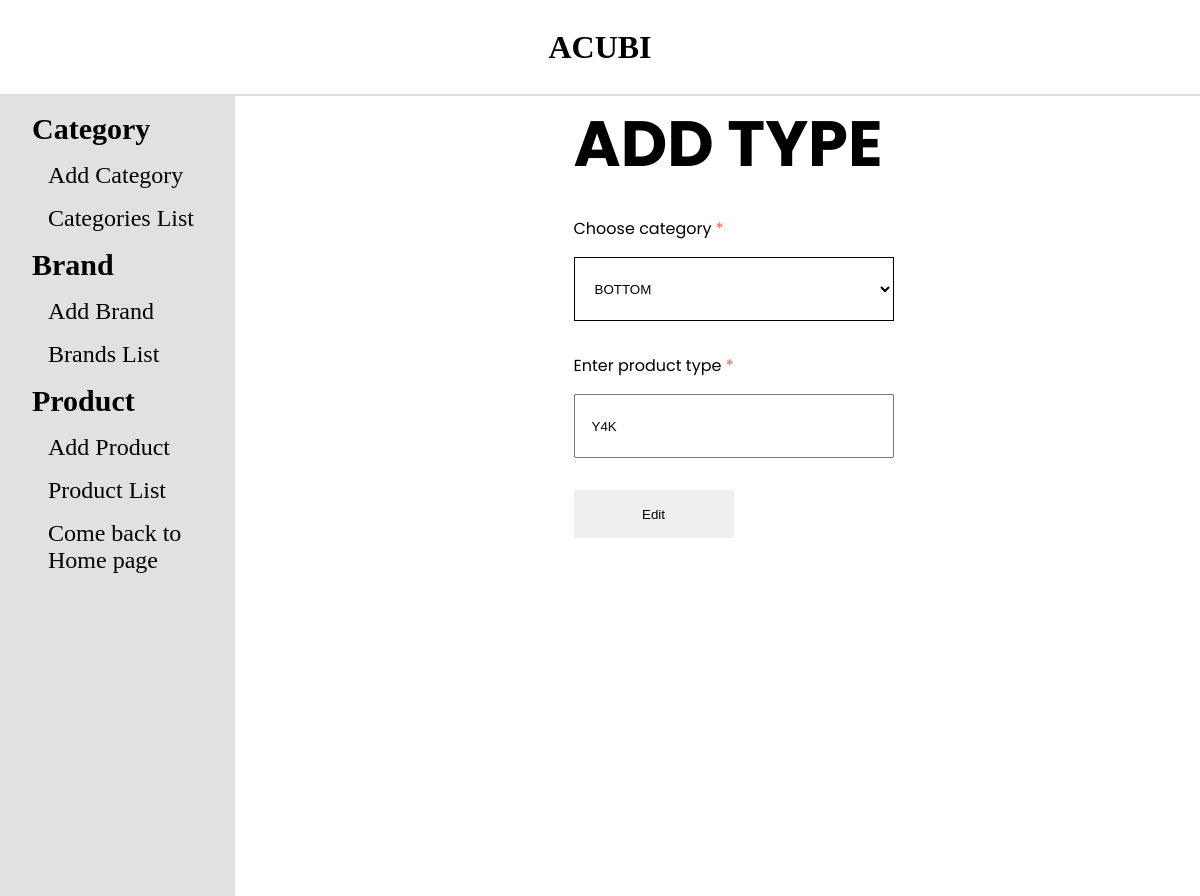
Page /admin/brandedit.php?brand_id=2 on the earlier database version.
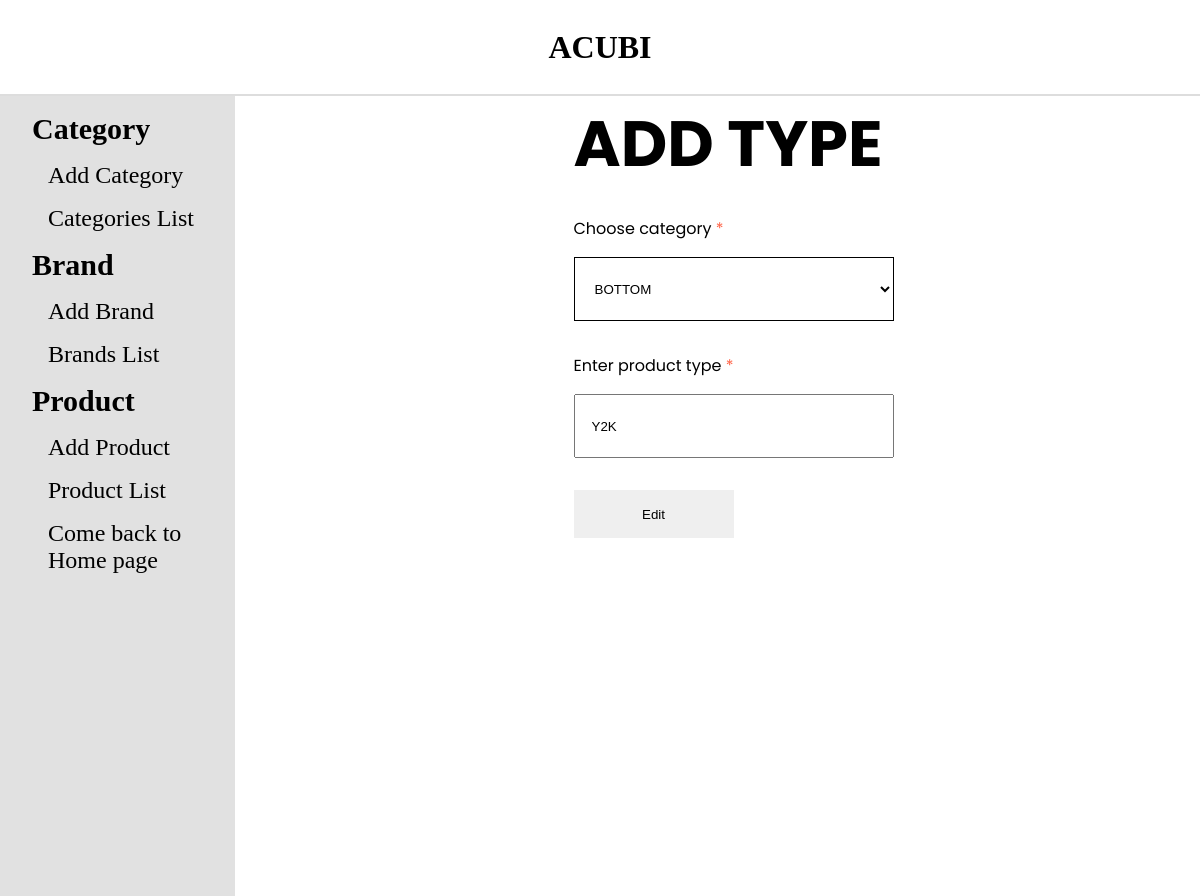
Same page on the later database version.
### tables this page shows
CREATE TABLE `tbl_brand` (
  `brand_id` int(11) NOT NULL,
  `category_id` int(11) NOT NULL,
  `brand_name` varchar(255) NOT NULL
);

### admin/database.php (called while the page is built, shortened)
<?php
class Database
{
    public $host = DB_HOST;
    public $user = DB_USER;
    public $pass = DB_PASS;
    public $dbname = DB_NAME;
    public $link;
    private function connectDB()
    {
        $this->link = new mysqli($this->host, $this->user, $this->pass, $this->dbname);
    }
    public function select($query)
    {
        $result = $this->link->query($query) or
            die($this->link->error . __LINE__);
        if ($result->num_rows > 0) {
            return $result;
        } else {
            return false;
        }
    }
}
?>

### admin/class/brand_class.php (called while the page is built, shortened)
<?php
    include "database.php"
?>
<?php
class Brand {
    private $db;
    public function __construct() {
        $this -> db = new Database();
    }
    public function showCategory() {
        $query = "SELECT * from tbl_category ORDER BY category_id";
        $result = $this -> db -> select($query);
        return $result;
    }
    public function getBrand($brandId) {
        $query = "SELECT * from tbl_brand    WHERE brand_id = '$brandId'";
        $result = $this -> db -> select($query);
        return $result;
    }
}
?>

### admin/brandedit.php (the view, shortened to what this page needs)
<?php
include "header.php";
include "sidebar.php";
include "class/brand_class.php"
?>
<?php
    $brand = new Brand;
    $brandId = $_GET['brand_id'];
    $getBrand = $brand -> getBrand($brandId);
    if ($getBrand) {
        $resultBrand = $getBrand -> fetch_assoc();
    }
?>
<div class="right">
  <div class="category-add">
    <h1>ADD TYPE</h1> <br>
    <form action="" method="POST">
      <label for="categoryId">Choose category <span style="color: tomato;">*</span></label><br>
        <select name="categoryId" id="">
            <?php
            $show = $brand -> showCategory();
            if ($show) {
                while ($result = $show -> fetch_assoc()) {
            ?>
            <option <?php if($resultBrand['category_id'] == $result['category_id']) {echo 'SELECTED';} ?>
                value="<?php echo $result['category_id'] ?>"> <?php echo $result['category_name']?> </option>
            <?php
                }
            }
            ?>
        </select> <br>
      <label for="brandName">Enter product type <span style="color: tomato;">*</span></label><br>
      <input type="text" name="brandName" id="" placeholder="Enter product type"
        value = "<?php echo $resultBrand['brand_name'] ?>"
      require>
      <button type="submit">Edit</button>
    </form>
  </div>
</div>
</section>
</body>
</html>

Differences in the rows shown:
changed tbl_brand: brandName "Y4K" → "Y2K"
